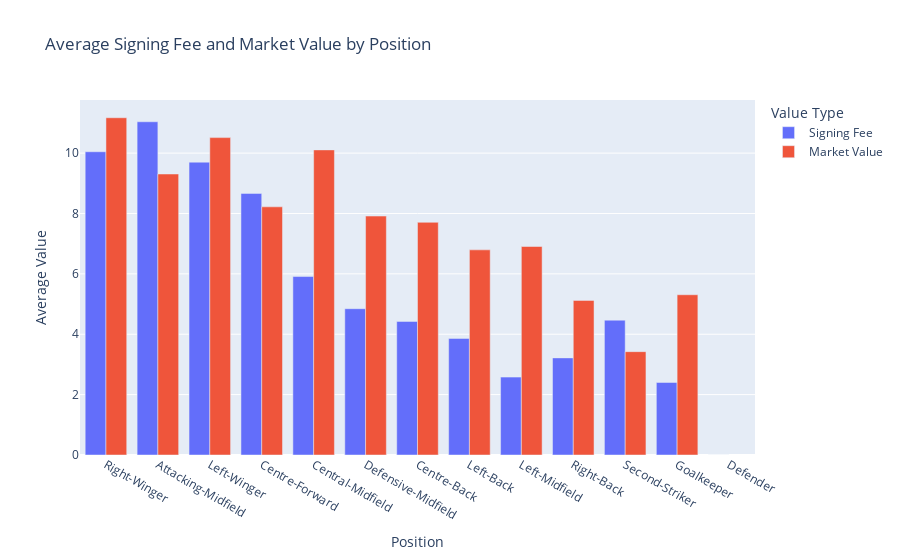

Notebook code for this chart:
### Markdown cell above
## Position Analysis

### Code cell
plots.valuation_plot('position')

### Figure 1 — Plotly figure (JSON) as saved in the notebook; plotly's stock layout.template omitted (floating-point values rounded to 4 significant figures)
{"data": [{"name": "Signing Fee", "type": "bar", "x": ["Attacking-Midfield", "Right-Winger", "Left-Winger", "Centre-Forward", "Central-Midfield", "Defensive-Midfield", "Second-Striker", "Centre-Back", "Left-Back", "Right-Back", "Left-Midfield", "Goalkeeper", "Defender"], "xaxis": "x", "y": [11.04, 10.04, 9.7, 8.665, 5.911, 4.846, 4.467, 4.425, 3.862, 3.217, 2.58, 2.403, 0], "yaxis": "y"}, {"name": "Market Value", "type": "bar", "x": ["Attacking-Midfield", "Right-Winger", "Left-Winger", "Centre-Forward", "Central-Midfield", "Defensive-Midfield", "Second-Striker", "Centre-Back", "Left-Back", "Right-Back", "Left-Midfield", "Goalkeeper", "Defender"], "xaxis": "x", "y": [9.308, 11.17, 10.51, 8.22, 10.11, 7.915, 3.423, 7.707, 6.795, 5.121, 6.906, 5.308, null], "yaxis": "y"}], "layout": {"barmode": "group", "legend": {"title": {"text": "Value Type"}}, "title": {"text": "Average Signing Fee and Market Value by Position"}, "xaxis": {"anchor": "y", "categoryorder": "total descending", "domain": [0, 1], "title": {"text": "Position"}}, "yaxis": {"anchor": "x", "domain": [0, 1], "title": {"text": "Average Value"}}}}
